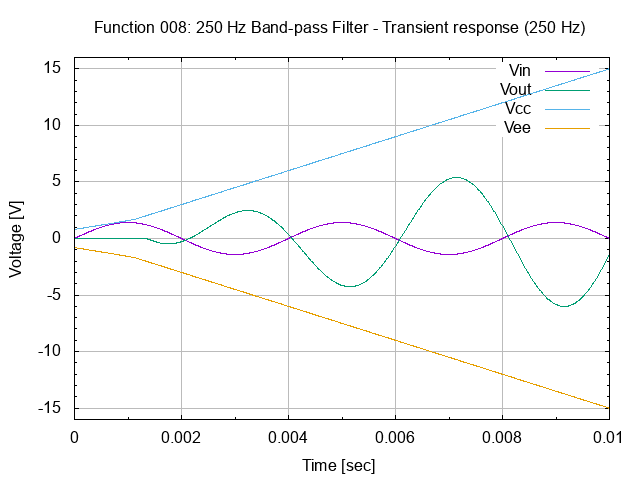

Source code (gnuplot):
# set terminal
set term png

#set graph
set output "26.008.00.01.01.03.png"
set title "Function 008: 250 Hz Band-pass Filter - Transient response (250)"

# setup Y-axis
set yrange [-16:16]
set grid ytics lt 1 lw 1 lc rgb "#bbbbbb"
set mytics
set ylabel "Voltage [V]"

# setup X-axis
set grid xtics lt 1 lw 1 lc rgb "#bbbbbb"
set mxtics
set xrange [0:0.01]
set xlabel "Time [sec]"

# setup plot style
set style data lines
plot '26.008.00.01.01.dat' using 1:2 title "Vin", \
     '26.008.00.01.01.dat' using 1:3 title "Vout", \
     '26.008.00.01.01.dat' using 1:4 title "Vcc", \
     '26.008.00.01.01.dat' using 1:5 title "Vee"

# set output back to default
set output

# reset terminal type
set terminal pop
